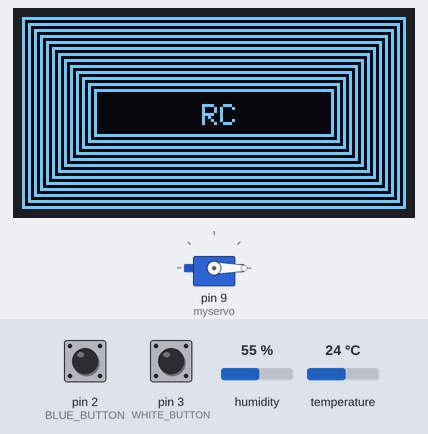
This sketch was run on a simulated Arduino Uno, built with avr-gcc and run on an emulated ATmega328P. On the bench: 128×64 one-colour display, servo. Inputs (shaded band) come from the test bench; at power-on: pin 2 (BLUE_BUTTON) HIGH, humidity 55 %, temperature 24 °C, pin 3 (WHITE_BUTTON) HIGH. The local clock reads 2024-03-15 10:24:30 at power-on unless the sketch sets it.

Above: at 2.5 s.
At 5.6 s:
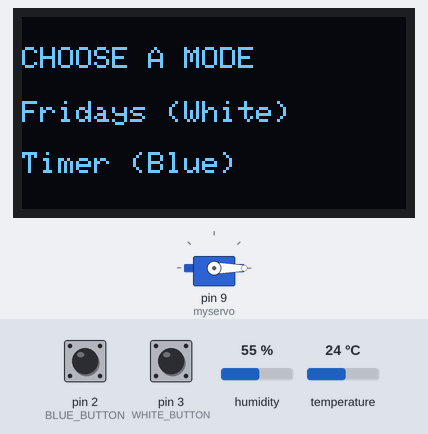
5.7 s: pin 2 (BLUE_BUTTON) pulled LOW for 1 s
At 7.8 s:
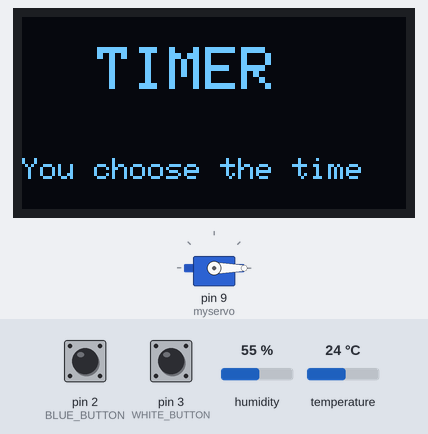
9.7 s: pin 2 (BLUE_BUTTON) pulled LOW for 0.15 s
11.3 s: pin 2 (BLUE_BUTTON) pulled LOW for 0.15 s
At 13.8 s:
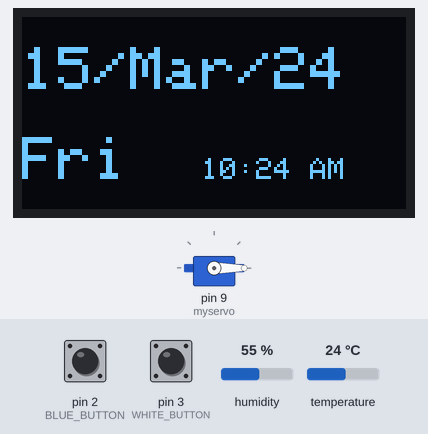
14.4 s: humidity set to 22 %
At 18.2 s:
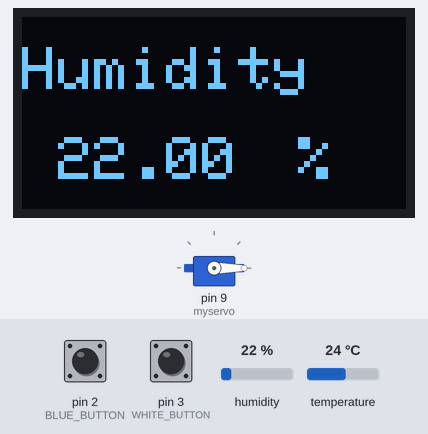
20.4 s: humidity set to 40 %
23.4 s: temperature set to 12 °C
At 27.9 s:
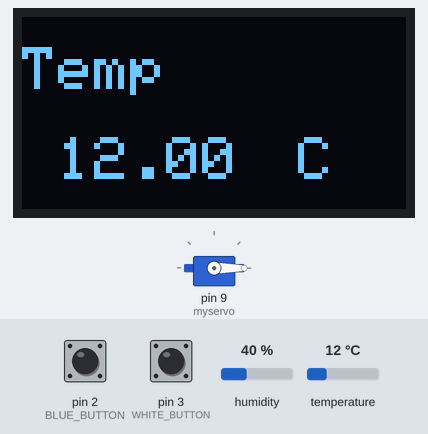
Timing chart, 0 to 29.4 s (numbered marks = the images above; inputs shaded):
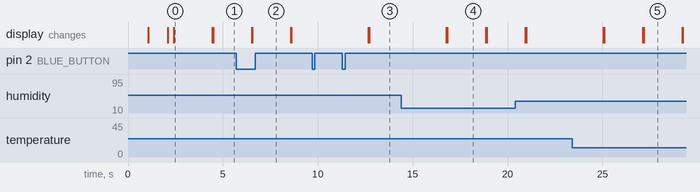

The sketch:

Sketch_08.ino
```cpp
#include <stdlib.h>
/*************************************************************************/

#include "DHT.h"

#define DHTPIN 5     // Digital pin connected to the DHT sensor

#define DHTTYPE DHT11
DHT dht(DHTPIN, DHTTYPE);

/**************************************************************************/
//************************* OLED ******************************************
#include <SPI.h>
#include <Wire.h>
#include <Adafruit_GFX.h>
#include <Adafruit_SSD1306.h>

#define SCREEN_WIDTH 128 // OLED display width, in pixels
#define SCREEN_HEIGHT 64 // OLED display height, in pixels

// Declaration for an SSD1306 display connected to I2C (SDA, SCL pins)
// The pins for I2C are defined by the Wire-library.
// On an arduino UNO:       A4(SDA), A5(SCL)
#define OLED_RESET     4 // Reset pin # (or -1 if sharing Arduino reset pin)
#define SCREEN_ADDRESS 0x3C ///< See datasheet for Address; 0x3D for 128x64, 0x3C for 128x32
#define DISPLAY_TIME 2000
Adafruit_SSD1306 display(SCREEN_WIDTH, SCREEN_HEIGHT, &Wire, OLED_RESET);


/**************************************************************************/

#include <RTClib.h>

RTC_DS3231 rtc;

// the pin that is connected to SQW of DS3231
#define CLOCK_INTERRUPT_PIN 3
char weekDay[][4] = {"Sun", "Mon", "Tue", "Wed", "Thu", "Fri", "Sat" };
/**************************************************************************/


#include <Servo.h>

Servo myservo;  // create servo object to control a servo


////////////////////////////////////////////////////////////////////////////////////////////////////////////////////////////
// ************************* SETUP **************************************************** SETUP ******************************
////////////////////////////////////////////////////////////////////////////////////////////////////////////////////////////

const byte interruptPin = 2;
bool sw1=0;
byte menuLevel = 1;
byte programMode = 0;
#define BLUE_BUTTON     2
#define WHITE_BUTTON    3

void setup()
{
  Serial.begin(9600);
  //Begin I2C
  Wire.begin();
  //Begin OLED
  if(!display.begin(SSD1306_SWITCHCAPVCC, SCREEN_ADDRESS)) {
    Serial.println(F("SSD1306 allocation failed"));
    for(;;); // Don't proceed, loop forever
  }
  //Begin humidity sensor
  dht.begin();

  openDoor();

  //BLUE (Interrupt)
  pinMode(interruptPin, INPUT_PULLUP);
  attachInterrupt(digitalPinToInterrupt(interruptPin), awake, FALLING );
  //WHITE
  pinMode(WHITE_BUTTON, INPUT_PULLUP);

  //********************* initializing the rtc ********************
  if(!rtc.begin()) {
      Serial.println("Couldn't find RTC!");
      Serial.flush();
      abort();
  }

  /*Uncomment block below to set time when power loss
  if(rtc.lostPower()) {
      // this will adjust to the date and time at compilation
      rtc.adjust(DateTime(F(__DATE__), F(__TIME__)));
  }*/

  //we don't need the 32K Pin, so disable it
  rtc.disable32K();
  // stop oscillating signals at SQW Pin
  rtc.writeSqwPinMode(DS3231_OFF);

  // ***************** OLED WELCOME**********************
    char txt1[10] = "RC";

  DisplayText(60, 29, txt1, 4, DISPLAY_TIME/2, 1, false);
  //testdrawbitmap(DISPLAY_TIME);
  testdrawrect();
}

//***************** OLED+Temp **************************
void DisplayTempAndHumidity()
{
  // Reading temperature or humidity takes about 250 milliseconds!
  // Sensor readings may also be up to 2 seconds 'old' (its a very slow sensor)
  float h = dht.readHumidity();
  // Read temperature as Celsius (the default)
  float t = dht.readTemperature();

  char h_str[8]; // Buffer big enough for 7-character float
  dtostrf(h, 6, 2, h_str); // Leave room for too large numbers!

  DisplayText(0, 10, "Humidity", 5, 0, 2, false);
  DisplayText(0,40, h_str, 5, 0, 2, true);
  DisplayText(80,40, " %", 5, DISPLAY_TIME, 2, true);

  char t_str[8]; // Buffer big enough for 7-character float
  dtostrf(t, 6, 2, t_str); // Leave room for too large numbers!

  DisplayText(0, 10, "Temp", 5, 0, 2, false);
  DisplayText(0,40, t_str, 5, 0, 2, true);
  DisplayText(80,40, " C", 5, DISPLAY_TIME, 2, true);

}

void DisplayText(int16_t curX, int16_t curY, char* text, uint8_t textLen, unsigned long displayTime, uint8_t textSize, bool holdPrevious)
{

  if(!holdPrevious)
    display.clearDisplay();
  display.setTextSize(textSize);
  display.setTextColor(SSD1306_WHITE);
  display.setCursor(curX,curY);
  display.print(text);
  display.display();
  delay(displayTime);
}

void testdrawrect() {

  for(int16_t i=0; i<display.height()/2-6; i+=2) {
    display.drawRect(i, i, display.width()-2*i, display.height()-2*i, SSD1306_WHITE);
    display.display(); // Update screen with each newly-drawn rectangle
    delay(1);
  }

  delay(2000);
}
//******************************************************


//******************* RTC ******************************
void DisplayDateAndTime()
{
  // print current time
  char timeStr[10] = "hh:mm AP";
  char dateStr[10] = "DD/MMM/YY";
  uint8_t day;
  rtc.now().toString(timeStr);
  rtc.now().toString(dateStr);
  day = rtc.now().dayOfTheWeek();
  DisplayText(0, 10, dateStr, 9, 0, 2, false);
  DisplayText(0, 40, weekDay[day], 3, 0, 2, true);
  DisplayText(60, 47, timeStr, 5, 2*DISPLAY_TIME, 1, true);
}
void DisplayOpeningDate()
{
  // print current time
  char timeStr[10] = "hh:mm AP";
  char dateStr[10] = "DD/MMM/YY";
  uint8_t day;
  rtc.now().toString(timeStr);
  rtc.now().toString(dateStr);
  day = rtc.now().dayOfTheWeek();
  DisplayText(0, 10, dateStr, 9, 0, 2, false);
  DisplayText(0, 40, weekDay[day], 3, 0, 2, true);
  DisplayText(60, 47, timeStr, 5, 2*DISPLAY_TIME, 1, true);
}
//******************************************************


//******************* SERVO ****************************

void openDoor()
{
  myservo.attach(9);
  myservo.write(0);
  delay(1000);
  myservo.detach();
}

void closeDoor()
{
  myservo.attach(9);
  myservo.write(100);
  delay(1000);
  myservo.detach();
}
//******************************************************

//******************* INTERRUPTS ****************************
void awake()
{
  sw1 = !sw1;
}
//******************* INTERRUPTS ****************************

//************************ MENUS ****************************
void menu1()
{
  DisplayText(0, 10, "CHOOSE A MODE", 5, 0, 1, false);
  DisplayText(0, 28, "Fridays (White)", 5, 0, 1, true);
  DisplayText(0, 45, "Timer (Blue)", 5, DISPLAY_TIME, 1, true);
  bool blue=0, white=0;
  while(menuLevel==1)
  {
    blue = digitalRead(BLUE_BUTTON);
    white = digitalRead(WHITE_BUTTON);
    if(!blue)
    {
      menuLevel = 2;
      programMode = 1;
      DisplayText(25, 10, "TIMER", 5, 0, 2, false);
      DisplayText(0, 47, "You choose the time", 5, DISPLAY_TIME, 1, true);

    }
    else if(!white)
    {
      menuLevel = 3;
      programMode = 2;
      DisplayText(0, 10, "You chose:", 5, 0, 1, false);
      DisplayText(20, 40, "FRIDAYS", 5, DISPLAY_TIME, 2, true);
    }
  }
  display.clearDisplay();
  display.display();

}

void menu2() //Program mode 1: Timer -> Set timer
{
  DisplayText(0, 20, "*MENU 2*", 5, DISPLAY_TIME, 2, false);
}


void menu3() //Program mode 2: Fridays -> Confirm, check door
{
  DisplayText(20, 10, "FRIDAYS", 5, DISPLAY_TIME/4, 2, false);
  DisplayText(0, 47, "Is door closed?", 5, 0, 1, true);
  bool blue=1;
  while(blue)
  {
    blue = digitalRead(BLUE_BUTTON);
  }
  delay(1000);
  DisplayText(0, 10, "OK", 5, DISPLAY_TIME/3, 1, false);
  DisplayText(15, 20, "Opens on friday", 5, DISPLAY_TIME/3, 1, false);
  display.clearDisplay();
  display.display();
  closeDoor();
  menuLevel = 0;

}

//************************ MENUS ****************************

void loop() {
  //Menu 1: Timer(blue) Weekend(white)
  if(menuLevel==1) //Select Mode
    menu1();
  if(menuLevel==2) //Program mode 1: Timer -> Set timer
    menu2();
  if(menuLevel==3) //Program mode 2: Fridays -> Confirm, check door
    menu3();

  if(sw1) //To awake screen
  {
    for(int i=0; i<2; i++)
    {
      DisplayDateAndTime();
      DisplayTempAndHumidity();
    }
    sw1=!sw1;
    display.clearDisplay();
    display.display();
  }

  if(rtc.now().dayOfTheWeek()>1 && rtc.now().hour()>=16 && rtc.now().minute()>=19)
  {
    bool button1 = 0;
    openDoor();
    while(!button1)
    {
      button1 = !digitalRead(2);
      DisplayText(0, 47, "OPEN", 5, 0, 2, false);
    }
      DisplayText(0, 47, "CLOSED", 5, DISPLAY_TIME, 2, false);
  }

}
```

Measured:
- after the input at 5.7 s, the display: first changes after 0.82 s (image 2 shows a later state)
- after the input at 9.7 s, every drawn part: stays the same
- after the input at 11.3 s, the display: first changes after 1.4 s (image 3 shows a later state)
- what the display in image 0 shows lasts 2.0 s, from 2.4 s to 4.4 s
